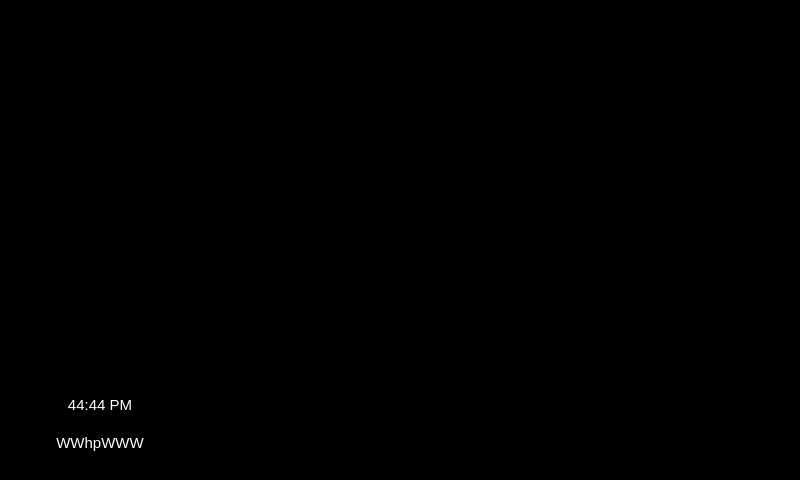
<?xml version="1.0" encoding="UTF-8"?>
<ui version="4.0">
 <class>MainWindowLandscape</class>
 <widget class="QMainWindow" name="MainWindowLandscape">
  <property name="geometry">
   <rect>
    <x>0</x>
    <y>0</y>
    <width>800</width>
    <height>480</height>
   </rect>
  </property>
  <property name="windowTitle">
   <string>MainWindow</string>
  </property>
  <property name="styleSheet">
   <string notr="true">background:Black;</string>
  </property>
  <widget class="QWidget" name="centralWidget">
   <property name="autoFillBackground">
    <bool>false</bool>
   </property>
   <property name="styleSheet">
    <string notr="true"/>
   </property>
   <widget class="QFrame" name="navigationBar">
    <property name="geometry">
     <rect>
      <x>0</x>
      <y>367</y>
      <width>800</width>
      <height>113</height>
     </rect>
    </property>
    <property name="styleSheet">
     <string notr="true"/>
    </property>
    <property name="frameShape">
     <enum>QFrame::StyledPanel</enum>
    </property>
    <property name="frameShadow">
     <enum>QFrame::Raised</enum>
    </property>
    <widget class="QToolButton" name="steamScreenButton">
     <property name="geometry">
      <rect>
       <x>317</x>
       <y>3</y>
       <width>65</width>
       <height>110</height>
      </rect>
     </property>
     <property name="styleSheet">
      <string notr="true">border:0;</string>
     </property>
     <property name="text">
      <string/>
     </property>
     <property name="icon">
      <iconset resource="../resources/resources.qrc">
       <normaloff>:/images/landscape/main_window/Steam_Icon_Normal_65x80.png</normaloff>
       <normalon>:/images/landscape/main_window/Steam_Icon_Active_65x80.png</normalon>:/images/landscape/main_window/Steam_Icon_Normal_65x80.png</iconset>
     </property>
     <property name="iconSize">
      <size>
       <width>65</width>
       <height>80</height>
      </size>
     </property>
     <property name="checkable">
      <bool>true</bool>
     </property>
     <attribute name="buttonGroup">
      <string notr="true">navBarButtonGroup</string>
     </attribute>
    </widget>
    <widget class="QLabel" name="navBarActiveContainerSeparator">
     <property name="geometry">
      <rect>
       <x>11</x>
       <y>0</y>
       <width>773</width>
       <height>3</height>
      </rect>
     </property>
     <property name="text">
      <string>&lt;html&gt;&lt;head/&gt;&lt;body&gt;&lt;p&gt;&lt;img src=&quot;:/images/landscape/main_window/Sepatrator_Bar_Horiz_Normal_778x3.png&quot;/&gt;&lt;/p&gt;&lt;/body&gt;&lt;/html&gt;</string>
     </property>
    </widget>
    <widget class="QToolButton" name="showerScreenButton">
     <property name="geometry">
      <rect>
       <x>221</x>
       <y>3</y>
       <width>77</width>
       <height>110</height>
      </rect>
     </property>
     <property name="styleSheet">
      <string notr="true">border:0;</string>
     </property>
     <property name="text">
      <string/>
     </property>
     <property name="icon">
      <iconset resource="../resources/resources.qrc">
       <normaloff>:/images/landscape/main_window/Shower_Icon_Normal_77x76.png</normaloff>
       <normalon>:/images/landscape/main_window/Shower_Icon_Active_77x76.png</normalon>:/images/landscape/main_window/Shower_Icon_Normal_77x76.png</iconset>
     </property>
     <property name="iconSize">
      <size>
       <width>77</width>
       <height>76</height>
      </size>
     </property>
     <property name="checkable">
      <bool>true</bool>
     </property>
     <property name="checked">
      <bool>false</bool>
     </property>
     <attribute name="buttonGroup">
      <string notr="true">navBarButtonGroup</string>
     </attribute>
    </widget>
    <widget class="QToolButton" name="musicScreenButton">
     <property name="geometry">
      <rect>
       <x>409</x>
       <y>3</y>
       <width>61</width>
       <height>110</height>
      </rect>
     </property>
     <property name="styleSheet">
      <string notr="true">border:0;</string>
     </property>
     <property name="text">
      <string/>
     </property>
     <property name="icon">
      <iconset resource="../resources/resources.qrc">
       <normaloff>:/images/landscape/main_window/Music_Icon_Normal_61x65.png</normaloff>
       <normalon>:/images/landscape/main_window/Music_Icon_Active61x65.png</normalon>:/images/landscape/main_window/Music_Icon_Normal_61x65.png</iconset>
     </property>
     <property name="iconSize">
      <size>
       <width>61</width>
       <height>65</height>
      </size>
     </property>
     <property name="checkable">
      <bool>true</bool>
     </property>
     <attribute name="buttonGroup">
      <string notr="true">navBarButtonGroup</string>
     </attribute>
    </widget>
    <widget class="QToolButton" name="lightScreenButton">
     <property name="geometry">
      <rect>
       <x>499</x>
       <y>3</y>
       <width>69</width>
       <height>110</height>
      </rect>
     </property>
     <property name="styleSheet">
      <string notr="true">border:0;</string>
     </property>
     <property name="text">
      <string/>
     </property>
     <property name="icon">
      <iconset resource="../resources/resources.qrc">
       <normaloff>:/images/landscape/main_window/Light_Icon_Normal_69x73.png</normaloff>
       <normalon>:/images/landscape/main_window/Light_Icon_Active_69x73.png</normalon>:/images/landscape/main_window/Light_Icon_Normal_69x73.png</iconset>
     </property>
     <property name="iconSize">
      <size>
       <width>69</width>
       <height>73</height>
      </size>
     </property>
     <property name="checkable">
      <bool>true</bool>
     </property>
     <property name="checked">
      <bool>false</bool>
     </property>
     <attribute name="buttonGroup">
      <string notr="true">navBarButtonGroup</string>
     </attribute>
    </widget>
    <widget class="QLabel" name="navBarVerticalSeparatorLeft">
     <property name="geometry">
      <rect>
       <x>200</x>
       <y>24</y>
       <width>3</width>
       <height>74</height>
      </rect>
     </property>
     <property name="text">
      <string>&lt;html&gt;&lt;head/&gt;&lt;body&gt;&lt;p&gt;&lt;img src=&quot;:/images/landscape/main_window/Sepatrator_Bar_Vert_Normal_3x74.png&quot;/&gt;&lt;/p&gt;&lt;/body&gt;&lt;/html&gt;</string>
     </property>
    </widget>
    <widget class="QLabel" name="navBarVerticalSeparatorRight">
     <property name="geometry">
      <rect>
       <x>589</x>
       <y>24</y>
       <width>3</width>
       <height>74</height>
      </rect>
     </property>
     <property name="text">
      <string>&lt;html&gt;&lt;head/&gt;&lt;body&gt;&lt;p&gt;&lt;img src=&quot;:/images/landscape/main_window/Sepatrator_Bar_Vert_Normal_3x74.png&quot;/&gt;&lt;/p&gt;&lt;/body&gt;&lt;/html&gt;</string>
     </property>
    </widget>
    <widget class="QToolButton" name="settingsScreenButton">
     <property name="geometry">
      <rect>
       <x>614</x>
       <y>27</y>
       <width>66</width>
       <height>66</height>
      </rect>
     </property>
     <property name="styleSheet">
      <string notr="true">border:0;</string>
     </property>
     <property name="text">
      <string/>
     </property>
     <property name="icon">
      <iconset resource="../resources/resources.qrc">
       <normaloff>:/images/common/main_window/Settings_Icon_Normal_66x66.png</normaloff>
       <normalon>:/images/common/main_window/Settings_Icon_Active_66x66.png</normalon>:/images/common/main_window/Settings_Icon_Normal_66x66.png</iconset>
     </property>
     <property name="iconSize">
      <size>
       <width>66</width>
       <height>66</height>
      </size>
     </property>
     <property name="checkable">
      <bool>true</bool>
     </property>
     <attribute name="buttonGroup">
      <string notr="true">navBarButtonGroup</string>
     </attribute>
    </widget>
    <widget class="QToolButton" name="powerScreenButton">
     <property name="geometry">
      <rect>
       <x>712</x>
       <y>26</y>
       <width>62</width>
       <height>68</height>
      </rect>
     </property>
     <property name="styleSheet">
      <string notr="true">border:0;</string>
     </property>
     <property name="text">
      <string/>
     </property>
     <property name="icon">
      <iconset resource="../resources/resources.qrc">
       <normaloff>:/images/common/main_window/Power_Icon_Normal_62x68.png</normaloff>
       <normalon>:/images/common/main_window/Power_Icon_Active_62x68.png</normalon>:/images/common/main_window/Power_Icon_Normal_62x68.png</iconset>
     </property>
     <property name="iconSize">
      <size>
       <width>62</width>
       <height>68</height>
      </size>
     </property>
     <property name="checkable">
      <bool>true</bool>
     </property>
     <attribute name="buttonGroup">
      <string notr="true">navBarButtonGroup</string>
     </attribute>
    </widget>
    <widget class="QLabel" name="clockTimeValue">
     <property name="geometry">
      <rect>
       <x>5</x>
       <y>24</y>
       <width>190</width>
       <height>27</height>
      </rect>
     </property>
     <property name="font">
      <font>
       <pointsize>11</pointsize>
      </font>
     </property>
     <property name="styleSheet">
      <string notr="true">color: white;</string>
     </property>
     <property name="text">
      <string>44:44 PM</string>
     </property>
     <property name="alignment">
      <set>Qt::AlignCenter</set>
     </property>
    </widget>
    <widget class="QLabel" name="usernameValue">
     <property name="geometry">
      <rect>
       <x>5</x>
       <y>52</y>
       <width>190</width>
       <height>47</height>
      </rect>
     </property>
     <property name="font">
      <font>
       <pointsize>11</pointsize>
      </font>
     </property>
     <property name="styleSheet">
      <string notr="true">color: white;</string>
     </property>
     <property name="text">
      <string>WWhpWWW</string>
     </property>
     <property name="alignment">
      <set>Qt::AlignCenter</set>
     </property>
    </widget>
    <widget class="QFrame" name="navBarFrame">
     <property name="geometry">
      <rect>
       <x>0</x>
       <y>3</y>
       <width>696</width>
       <height>110</height>
      </rect>
     </property>
     <property name="frameShape">
      <enum>QFrame::StyledPanel</enum>
     </property>
     <property name="frameShadow">
      <enum>QFrame::Raised</enum>
     </property>
    </widget>
    <zorder>navBarFrame</zorder>
    <zorder>steamScreenButton</zorder>
    <zorder>navBarActiveContainerSeparator</zorder>
    <zorder>showerScreenButton</zorder>
    <zorder>musicScreenButton</zorder>
    <zorder>lightScreenButton</zorder>
    <zorder>navBarVerticalSeparatorLeft</zorder>
    <zorder>navBarVerticalSeparatorRight</zorder>
    <zorder>settingsScreenButton</zorder>
    <zorder>powerScreenButton</zorder>
    <zorder>clockTimeValue</zorder>
    <zorder>usernameValue</zorder>
   </widget>
   <widget class="QStackedWidget" name="activeScreenContainer">
    <property name="geometry">
     <rect>
      <x>0</x>
      <y>0</y>
      <width>800</width>
      <height>367</height>
     </rect>
    </property>
    <property name="styleSheet">
     <string notr="true"/>
    </property>
   </widget>
   <widget class="QFrame" name="volumeBarContainer">
    <property name="geometry">
     <rect>
      <x>710</x>
      <y>0</y>
      <width>90</width>
      <height>366</height>
     </rect>
    </property>
    <property name="styleSheet">
     <string notr="true"/>
    </property>
    <property name="frameShape">
     <enum>QFrame::StyledPanel</enum>
    </property>
    <property name="frameShadow">
     <enum>QFrame::Raised</enum>
    </property>
    <widget class="QSlider" name="volumeBarSlider">
     <property name="geometry">
      <rect>
       <x>15</x>
       <y>30</y>
       <width>40</width>
       <height>223</height>
      </rect>
     </property>
     <property name="minimum">
      <number>1</number>
     </property>
     <property name="maximum">
      <number>15</number>
     </property>
     <property name="pageStep">
      <number>3</number>
     </property>
     <property name="value">
      <number>1</number>
     </property>
     <property name="tracking">
      <bool>false</bool>
     </property>
     <property name="orientation">
      <enum>Qt::Vertical</enum>
     </property>
    </widget>
    <widget class="QLabel" name="thermasolLogoMainWindow">
     <property name="geometry">
      <rect>
       <x>3</x>
       <y>145</y>
       <width>65</width>
       <height>98</height>
      </rect>
     </property>
     <property name="text">
      <string>&lt;html&gt;&lt;head/&gt;&lt;body&gt;&lt;p&gt;&lt;img src=&quot;:/images/landscape/main_window/SSS_Icon_Normal_65x98.png&quot;/&gt;&lt;/p&gt;&lt;/body&gt;&lt;/html&gt;</string>
     </property>
    </widget>
    <widget class="QToolButton" name="volumeMuteToggleBtn">
     <property name="geometry">
      <rect>
       <x>5</x>
       <y>286</y>
       <width>63</width>
       <height>51</height>
      </rect>
     </property>
     <property name="styleSheet">
      <string notr="true">border:none</string>
     </property>
     <property name="text">
      <string>...</string>
     </property>
     <property name="icon">
      <iconset resource="../resources/resources.qrc">
       <normaloff>:/images/common/common/Sound_Icon_Mute_72x72.png</normaloff>
       <normalon>:/images/common/common/Sound_Icon_Active_Grad_72x72.png</normalon>:/images/common/common/Sound_Icon_Mute_72x72.png</iconset>
     </property>
     <property name="iconSize">
      <size>
       <width>60</width>
       <height>60</height>
      </size>
     </property>
     <property name="checkable">
      <bool>true</bool>
     </property>
     <property name="checked">
      <bool>true</bool>
     </property>
    </widget>
   </widget>
   <widget class="QToolButton" name="backlightOffBtnClickArea">
    <property name="geometry">
     <rect>
      <x>0</x>
      <y>0</y>
      <width>800</width>
      <height>480</height>
     </rect>
    </property>
    <property name="styleSheet">
     <string notr="true">border:0;</string>
    </property>
    <property name="text">
     <string/>
    </property>
    <property name="iconSize">
     <size>
      <width>62</width>
      <height>68</height>
     </size>
    </property>
    <property name="checkable">
     <bool>true</bool>
    </property>
   </widget>
   <widget class="QLabel" name="thermasolLogoUserScreen">
    <property name="geometry">
     <rect>
      <x>269</x>
      <y>0</y>
      <width>281</width>
      <height>480</height>
     </rect>
    </property>
    <property name="styleSheet">
     <string notr="true">background-color: rgba(255, 255, 255, 0);</string>
    </property>
    <property name="text">
     <string>&lt;html&gt;&lt;head/&gt;&lt;body&gt;&lt;p&gt;&lt;img src=&quot;:/images/landscape/main_window/Users_Icon_ThermasolSSS_Normal_281x480.png&quot;/&gt;&lt;/p&gt;&lt;/body&gt;&lt;/html&gt;</string>
    </property>
    <property name="alignment">
     <set>Qt::AlignCenter</set>
    </property>
   </widget>
   <zorder>backlightOffBtnClickArea</zorder>
   <zorder>thermasolLogoUserScreen</zorder>
   <zorder>navigationBar</zorder>
   <zorder>volumeBarContainer</zorder>
   <zorder>activeScreenContainer</zorder>
  </widget>
 </widget>
 <layoutdefault spacing="6" margin="11"/>
 <resources>
  <include location="../resources/resources.qrc"/>
  <include location="../resources/resources.qrc"/>
 </resources>
 <connections/>
 <buttongroups>
  <buttongroup name="navBarButtonGroup"/>
 </buttongroups>
</ui>
